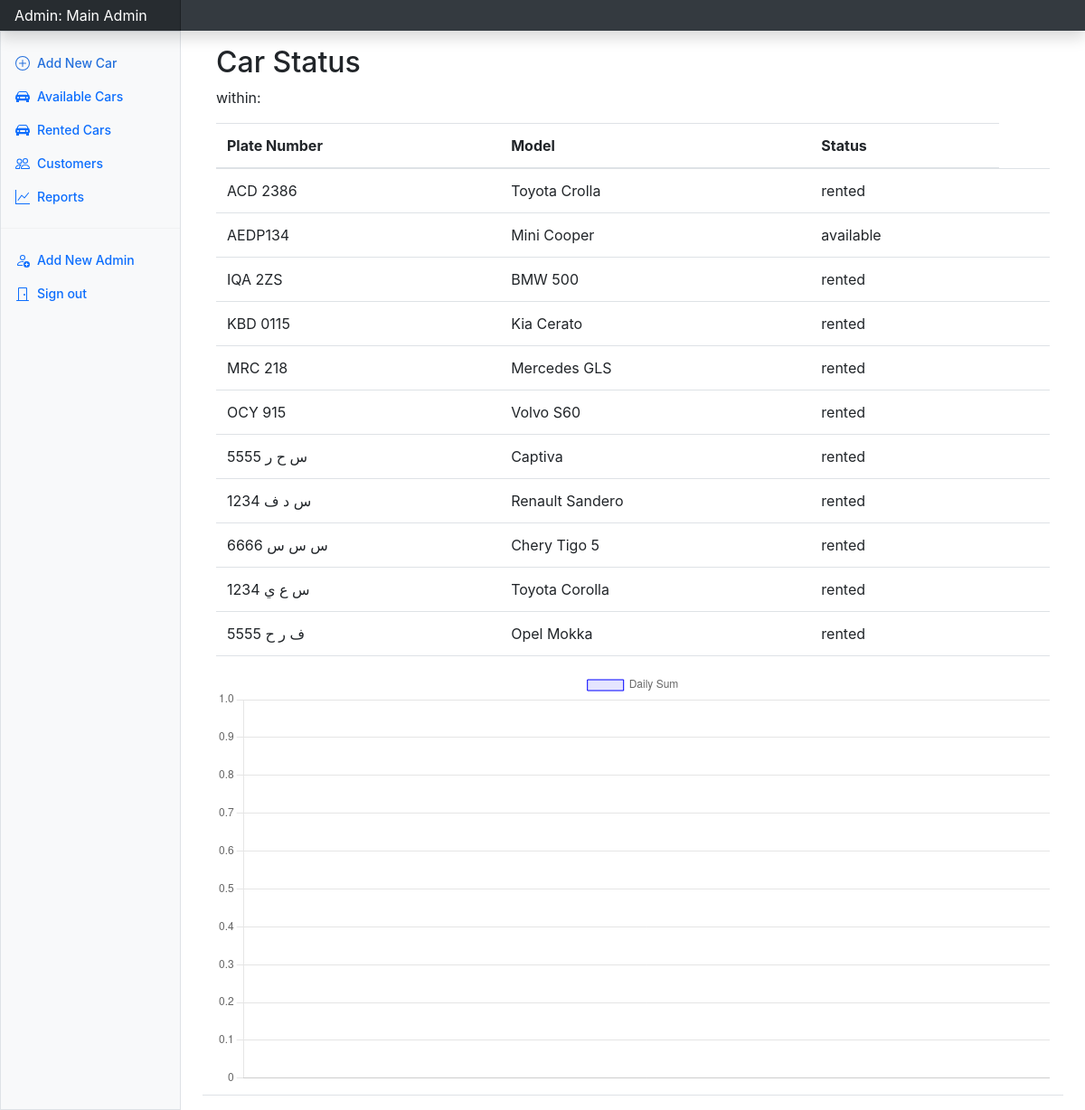
Screenshot of /Code/showCarStatus.php (signed in) with the database file from the repository.
### tables this page shows
CREATE TABLE `car` (
  `plate_no` varchar(20) NOT NULL,
  `model` varchar(50) DEFAULT NULL,
  `car_type` varchar(50) DEFAULT NULL,
  `color` varchar(50) DEFAULT NULL,
  `capacity` int(11) DEFAULT NULL,
  `price_per_day` decimal(10,2) DEFAULT NULL,
  `status` varchar(50) DEFAULT NULL,
  `office_id` int(11) DEFAULT NULL,
  `image` varchar(400) DEFAULT NULL
);

CREATE TABLE `rental` (
  `user_ssn` int(11) NOT NULL,
  `plate_no` varchar(8) NOT NULL,
  `reservation_date` date NOT NULL,
  `pick_up_date` date DEFAULT NULL,
  `return_date` date DEFAULT NULL,
  `card_no` varchar(30) DEFAULT NULL,
  `total_amount` decimal(10,2) DEFAULT NULL,
  `status` varchar(255) DEFAULT NULL
);

### Code/showCarStatus.php (the view, shortened to what this page needs)
<?php
if (empty($_SESSION["admin"])) {
    header("location:index.php?msg=Invalid session");
} else if (!isset($_SESSION["admin"])) {
    header("location:index.php?msg=admin not logged in");
} else {
    $admin = unserialize($_SESSION["admin"]);
}
?>
<!doctype html>
<html lang="en" data-bs-theme="auto">
<head>
    <link href="css/bootstrap.min.css" rel="stylesheet">
    <link rel="stylesheet" href="https://cdn.jsdelivr.net/npm/@docsearch/css@3">
    <link href="../assets/dist/css/bootstrap.min.css" rel="stylesheet">
    <link href="https://cdn.jsdelivr.net/npm/bootstrap-icons@1.10.5/font/bootstrap-icons.min.css" rel="stylesheet">
    <link href="css/dashboard.css" rel="stylesheet">
</head>
<body>
    <header class="navbar sticky-top bg-dark flex-md-nowrap p-0 shadow" data-bs-theme="dark">
        <a class="navbar-brand col-md-3 col-lg-2 me-0 px-3 fs-6 text-white"
            href="#"><?php echo "Admin: " . $admin->firstName . " " . $admin->secondName;  ?> </a>
    </header>
    <div class="container-fluid">
        <div class="row">
            <div class="sidebar border border-right col-md-3 col-lg-2 p-0 bg-body-tertiary">
                <div class="offcanvas-md offcanvas-end bg-body-tertiary" tabindex="-1" id="sidebarMenu"
                    aria-labelledby="sidebarMenuLabel">
                    <div class="offcanvas-body d-md-flex flex-column p-0 pt-lg-3 overflow-y-auto">
                        <ul class="nav flex-column">
                            <li class="nav-item">
                                <a class="nav-link d-flex align-items-center gap-2 active" aria-current="page"
                                    href="addCar.php">
                                    <svg class="bi">
                                        <use xlink:href="#plus-circle" />
                                    </svg>
                                    Add New Car
                                </a>
                            </li>
                            <li class="nav-item">
                                <a class="nav-link d-flex align-items-center gap-2" href="availableCars.php">
                                    <svg class="bi">
                                        <use xlink:href="#car-front-fill" />
                                    </svg>
                                    Available Cars
                                </a>
                            </li>
                            <li class="nav-item">
                                <a class="nav-link d-flex align-items-center gap-2" href="RentedCars.php">
                                    <svg class="bi">
                                        <use xlink:href="#car-front-fill" />
                                    </svg>
                                    Rented Cars
                                </a>
                            </li>
                            <li class="nav-item">
                                <a class="nav-link d-flex align-items-center gap-2" href="#">
                                    <svg class="bi">
                                        <use xlink:href="#people" />
                                    </svg>
                                    Customers
                                </a>
                            </li>
                            <li class="nav-item">
                                <a class="nav-link d-flex align-items-center gap-2" href="dailyPayments.php">
                                    <svg class="bi">
                                        <use xlink:href="#graph-up" />
                                    </svg>
                                    Reports
                                </a>
                            </li>
                        </ul>
                        <hr class="my-3">
                        <ul class="nav flex-column mb-auto">
                            <li class="nav-item">
                                <a class="nav-link d-flex align-items-center gap-2" href="#">
                                    <svg class="bi">
                                        <use xlink:href="#add-person" />
                                    </svg>
                                    Add New Admin
                                </a>
                            </li>
                            <li class="nav-item">
                                <a class="nav-link d-flex align-items-center gap-2" href="signOut.php">
                                    <svg class="bi">
                                        <use xlink:href="#door-closed" />
                                    </svg>
                                    Sign out
                                </a>
                            </li>
                        </ul>
                    </div>
                </div>
            </div>
            <main class="col-md-9 ms-sm-auto col-lg-10 px-md-4">
                <div
                    class="d-flex justify-content-between flex-wrap flex-md-nowrap align-items-center pt-3 pb-2 mb-3 border-bottom">
                    <!DOCTYPE html>
                    <html>
                    <head>
                        <link rel="stylesheet"
                            href="https://stackpath.bootstrapcdn.com/bootstrap/4.5.2/css/bootstrap.min.css">
                        <link rel="stylesheet"
                            href="https://cdnjs.cloudflare.com/ajax/libs/bootstrap-datepicker/1.9.0/css/bootstrap-datepicker.min.css">
                    </head>
                    <body>
                        <div class="container">
                            <h1 class="h2">Car Status</h1>
                            <p>within:</p>
                            <?php
                            $servername = "localhost";
                            $username = "root";
                            $password = "";
                            $dbname = "car_rental_system";
                            $conn = new mysqli($servername, $username, $password, $dbname);
                            $startDate = $_POST["startDate"];
                            $sql = "SELECT
    car.plate_no,
    car.model,
    rental.reservation_date,
    rental.return_date
FROM
    car
LEFT JOIN
    rental ON car.plate_no = rental.plate_no";
                            $result = $conn->query($sql);
                            $data = mysqli_fetch_all($result);
                            if ($result->num_rows > 0) {
                            ?>
                            <table class="table table-image">
                                <thead>
                                    <tr>
                                        <th scope="col">Plate Number</th>
                                        <th scope="col">Model </th>
                                        <th scope="col">Status</th>
                                    </tr>
                                </thead>
                                <tbody>
                                    <?php
                                        foreach ($data as $r) {
                                        ?>
                                    <tr>
                                        <?php
                                                $startDate = $_POST["startDate"];
                                                $status = "available";
                                                if ($startDate >= $r[2] && $startDate <= $r[3]) {
                                                    $status = "rented";
                                                }
                                                echo '<td>' . $r[0] . '</td>';
                                                echo '<td>' . $r[1] . '</td>';
                                                echo '<td>' . $status . '</td>';
                                                ?>
                                        <td>
                                        </td>
                                    </tr>
                                    <?php } ?>
                                </tbody>
                            </table>
                            <?php
                            } else {
                                echo "No rentals found at $startDate ";
                            }
                            ?>
                            <html>
                            <!DOCTYPE html>
                            <html lang="en">
                            <head>
                            </head>
                            <body>
                                <canvas id="myChart" width="400" height="200"></canvas>
                                <script>
                                // Get PHP data into JavaScript
                                const dates = <?php echo json_encode($date2); ?>;
                                const dailySum = <?php echo json_encode($sum2); ?>;
                                // Create a Chart.js line chart
                                const ctx = document.getElementById('myChart').getContext('2d');
                                const myChart = new Chart(ctx, {
                                    type: 'line',
                                    data: {
                                        labels: dates, // Use dates as labels
                                        datasets: [{
                                            label: 'Daily Sum',
                                            data: dailySum, // Use dailySum as the data
                                            borderColor: 'blue',
                                            backgroundColor: 'rgba(0, 0, 255, 0.1)', // Optional: fill color
                                            borderWidth: 1
                                        }]
                                    },
                                    options: {
                                        scales: {
                                            y: {
                                                beginAtZero: true
                                            }
                                        }
                                    }
                                });
                                </script>
                            </body>
                            </html>
                    </body>
                    </html>

### Code/css/dashboard.css (style rules this page uses)
.bi { display: inline-block; width: 1rem; height: 1rem; }
.sidebar .nav-link { font-size: .875rem; font-weight: 500; }
.sidebar .nav-link.active { color: #2470dc; }
.navbar-brand { padding-top: .75rem; padding-bottom: .75rem; background-color: rgba(0, 0, 0, .25); box-shadow: inset -1px 0 0 rgba(0, 0, 0, .25); }

### Code/showCarStatus.php (style rules this page uses)
.bi { vertical-align: -.125em; fill: currentColor; }

### rows the page displays
car: plate_no "ACD 2386", model "Toyota Crolla", status "rented"
rental: plate_no.plate_no "AEDP134", plate_no.model "Mini Cooper", status "available"
car: plate_no "IQA 2ZS", model "BMW 500", status "rented"
car: plate_no "KBD 0115", model "Kia Cerato", status "rented"
car: plate_no "MRC 218", model "Mercedes GLS", status "rented"
car: plate_no "OCY 915", model "Volvo S60", status "rented"
car: plate_no "س ح ر 5555", model "Captiva", status "rented"
car: plate_no "س د ف 1234", model "Renault Sandero", status "rented"
car: plate_no "س س س 6666", model "Chery Tigo 5", status "rented"
car: plate_no "س ع ي 1234", model "Toyota Corolla", status "rented"
car: plate_no "ف ر ح 5555", model "Opel Mokka", status "rented"

### other values shown
$admin->firstName "Main"
$admin->secondName "Admin"
